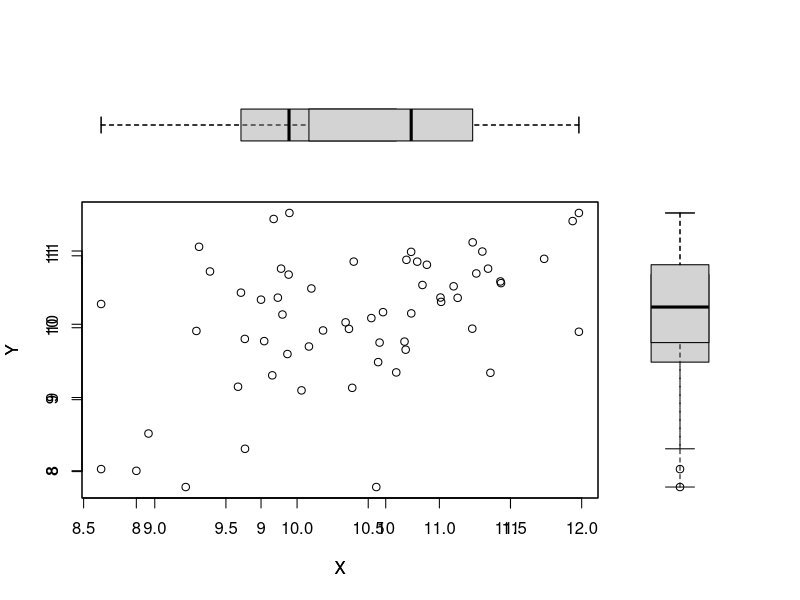

Write R code to recreate this figure.
## ---- chunk 1
n <- 30
mu <- 10
sigma <- 1
set.seed(1)
y <- rnorm(n, mean = mu, sd = sigma)
x <- rnorm(n, mean = mu, sd = sigma)
## ---- chunk 2
par(fig=c(0,0.8,0,0.8), new=TRUE)
plot(x, y, xlab="X", ylab="Y")

par(fig=c(0,0.8,0.55,1), new=TRUE)
boxplot(x, horizontal=TRUE, axes=FALSE)

par(fig=c(0.65,1,0,0.8),new=TRUE)
boxplot(y, axes=FALSE)
## ---- chunk 3
x_mean <- mean(x)
y_mean <- mean(y)
r <- sum((x-x_mean) * (y-y_mean)) / sqrt(sum((x-x_mean)^2)*sum((y-y_mean)^2))
print(r)
cor(x,y)
## ---- chunk 4
library(MASS)
set.seed(1)
n <- 30
mu <- c(10, 10)
rho <- 0.85
Sigma <- matrix(rho, nrow = 2, ncol = 2) + diag(2) * (1 - rho)
rand.vars <- mvrnorm(n, mu = mu, Sigma = Sigma)
x <- rand.vars[, 1]
y <- rand.vars[, 2]
## ---- chunk 5
par(fig=c(0,0.8,0,0.8), new=TRUE)
plot(x, y, xlab="X", ylab="Y")

par(fig=c(0,0.8,0.55,1), new=TRUE)
boxplot(x, horizontal=TRUE, axes=FALSE)

par(fig=c(0.65,1,0,0.8),new=TRUE)
boxplot(y, axes=FALSE)
